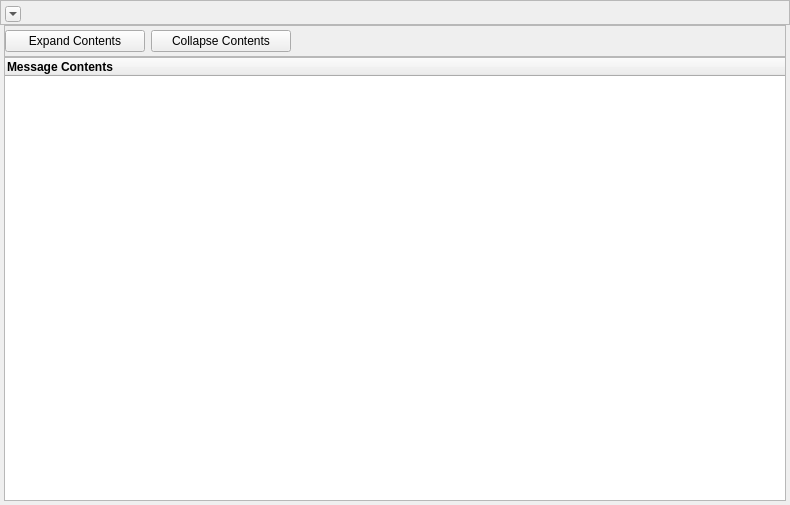
<?xml version="1.0" encoding="UTF-8"?>
<ui version="4.0">
 <class>IssueSummary</class>
 <widget class="QWidget" name="IssueSummary">
  <property name="geometry">
   <rect>
    <x>0</x>
    <y>0</y>
    <width>790</width>
    <height>505</height>
   </rect>
  </property>
  <property name="sizePolicy">
   <sizepolicy hsizetype="Preferred" vsizetype="Expanding">
    <horstretch>0</horstretch>
    <verstretch>0</verstretch>
   </sizepolicy>
  </property>
  <property name="minimumSize">
   <size>
    <width>450</width>
    <height>35</height>
   </size>
  </property>
  <property name="windowTitle">
   <string>Form</string>
  </property>
  <layout class="QGridLayout" name="gridLayout_5">
   <property name="leftMargin">
    <number>0</number>
   </property>
   <property name="topMargin">
    <number>0</number>
   </property>
   <property name="rightMargin">
    <number>0</number>
   </property>
   <property name="bottomMargin">
    <number>0</number>
   </property>
   <property name="spacing">
    <number>0</number>
   </property>
   <item row="0" column="0">
    <layout class="QVBoxLayout" name="verticalLayout_2">
     <property name="spacing">
      <number>0</number>
     </property>
     <item>
      <widget class="QFrame" name="frame_header">
       <property name="sizePolicy">
        <sizepolicy hsizetype="Minimum" vsizetype="Minimum">
         <horstretch>0</horstretch>
         <verstretch>0</verstretch>
        </sizepolicy>
       </property>
       <property name="minimumSize">
        <size>
         <width>0</width>
         <height>25</height>
        </size>
       </property>
       <property name="maximumSize">
        <size>
         <width>16777215</width>
         <height>25</height>
        </size>
       </property>
       <property name="frameShape">
        <enum>QFrame::StyledPanel</enum>
       </property>
       <property name="frameShadow">
        <enum>QFrame::Raised</enum>
       </property>
       <layout class="QGridLayout" name="gridLayout_2">
        <property name="leftMargin">
         <number>4</number>
        </property>
        <property name="topMargin">
         <number>4</number>
        </property>
        <property name="rightMargin">
         <number>4</number>
        </property>
        <property name="bottomMargin">
         <number>0</number>
        </property>
        <property name="spacing">
         <number>0</number>
        </property>
        <item row="0" column="0">
         <layout class="QHBoxLayout" name="horizontalLayout">
          <property name="spacing">
           <number>0</number>
          </property>
          <property name="leftMargin">
           <number>0</number>
          </property>
          <item>
           <widget class="QToolButton" name="button_expandWidget">
            <property name="minimumSize">
             <size>
              <width>16</width>
              <height>16</height>
             </size>
            </property>
            <property name="maximumSize">
             <size>
              <width>16</width>
              <height>16</height>
             </size>
            </property>
            <property name="text">
             <string>+</string>
            </property>
            <property name="arrowType">
             <enum>Qt::DownArrow</enum>
            </property>
           </widget>
          </item>
          <item>
           <spacer name="horizontalSpacer_2">
            <property name="orientation">
             <enum>Qt::Horizontal</enum>
            </property>
            <property name="sizeType">
             <enum>QSizePolicy::Fixed</enum>
            </property>
            <property name="sizeHint" stdset="0">
             <size>
              <width>84</width>
              <height>20</height>
             </size>
            </property>
           </spacer>
          </item>
          <item>
           <widget class="QLabel" name="topicLabel">
            <property name="sizePolicy">
             <sizepolicy hsizetype="MinimumExpanding" vsizetype="Preferred">
              <horstretch>0</horstretch>
              <verstretch>0</verstretch>
             </sizepolicy>
            </property>
            <property name="text">
             <string>&lt;Detailed Topic Name&gt;</string>
            </property>
            <property name="alignment">
             <set>Qt::AlignLeading|Qt::AlignLeft|Qt::AlignVCenter</set>
            </property>
           </widget>
          </item>
          <item>
           <spacer name="horizontalSpacer_3">
            <property name="orientation">
             <enum>Qt::Horizontal</enum>
            </property>
            <property name="sizeHint" stdset="0">
             <size>
              <width>40</width>
              <height>20</height>
             </size>
            </property>
           </spacer>
          </item>
          <item>
           <widget class="QLabel" name="arrivalLabel">
            <property name="text">
             <string>&lt;Delivery time&gt;</string>
            </property>
            <property name="alignment">
             <set>Qt::AlignCenter</set>
            </property>
            <property name="indent">
             <number>-1</number>
            </property>
           </widget>
          </item>
          <item>
           <spacer name="horizontalSpacer_4">
            <property name="orientation">
             <enum>Qt::Horizontal</enum>
            </property>
            <property name="sizeType">
             <enum>QSizePolicy::Fixed</enum>
            </property>
            <property name="sizeHint" stdset="0">
             <size>
              <width>10</width>
              <height>20</height>
             </size>
            </property>
           </spacer>
          </item>
         </layout>
        </item>
       </layout>
      </widget>
     </item>
     <item>
      <widget class="QFrame" name="frame_contents">
       <property name="frameShape">
        <enum>QFrame::NoFrame</enum>
       </property>
       <property name="frameShadow">
        <enum>QFrame::Plain</enum>
       </property>
       <layout class="QGridLayout" name="gridLayout_4">
        <property name="leftMargin">
         <number>4</number>
        </property>
        <property name="topMargin">
         <number>0</number>
        </property>
        <property name="rightMargin">
         <number>4</number>
        </property>
        <property name="bottomMargin">
         <number>4</number>
        </property>
        <property name="spacing">
         <number>0</number>
        </property>
        <item row="0" column="0">
         <layout class="QVBoxLayout" name="verticalLayout">
          <property name="spacing">
           <number>0</number>
          </property>
          <property name="leftMargin">
           <number>0</number>
          </property>
          <property name="topMargin">
           <number>0</number>
          </property>
          <property name="rightMargin">
           <number>0</number>
          </property>
          <property name="bottomMargin">
           <number>0</number>
          </property>
          <item>
           <widget class="QFrame" name="frame_buttons">
            <property name="frameShape">
             <enum>QFrame::StyledPanel</enum>
            </property>
            <property name="frameShadow">
             <enum>QFrame::Raised</enum>
            </property>
            <layout class="QGridLayout" name="gridLayout_3">
             <property name="leftMargin">
              <number>0</number>
             </property>
             <property name="topMargin">
              <number>0</number>
             </property>
             <property name="rightMargin">
              <number>0</number>
             </property>
             <property name="bottomMargin">
              <number>0</number>
             </property>
             <property name="spacing">
              <number>0</number>
             </property>
             <item row="0" column="0">
              <layout class="QHBoxLayout" name="layout_treeControlButtons">
               <property name="spacing">
                <number>6</number>
               </property>
               <property name="leftMargin">
                <number>0</number>
               </property>
               <property name="topMargin">
                <number>4</number>
               </property>
               <property name="bottomMargin">
                <number>4</number>
               </property>
               <item>
                <widget class="QPushButton" name="button_expandTree">
                 <property name="minimumSize">
                  <size>
                   <width>140</width>
                   <height>22</height>
                  </size>
                 </property>
                 <property name="maximumSize">
                  <size>
                   <width>140</width>
                   <height>22</height>
                  </size>
                 </property>
                 <property name="text">
                  <string>Expand Contents</string>
                 </property>
                </widget>
               </item>
               <item>
                <widget class="QPushButton" name="button_collapseTree">
                 <property name="minimumSize">
                  <size>
                   <width>140</width>
                   <height>22</height>
                  </size>
                 </property>
                 <property name="maximumSize">
                  <size>
                   <width>140</width>
                   <height>22</height>
                  </size>
                 </property>
                 <property name="text">
                  <string>Collapse Contents</string>
                 </property>
                </widget>
               </item>
               <item>
                <spacer name="horizontalSpacer">
                 <property name="orientation">
                  <enum>Qt::Horizontal</enum>
                 </property>
                 <property name="sizeHint" stdset="0">
                  <size>
                   <width>40</width>
                   <height>20</height>
                  </size>
                 </property>
                </spacer>
               </item>
              </layout>
             </item>
            </layout>
           </widget>
          </item>
          <item>
           <widget class="QScrollArea" name="scrollArea">
            <property name="frameShape">
             <enum>QFrame::NoFrame</enum>
            </property>
            <property name="frameShadow">
             <enum>QFrame::Plain</enum>
            </property>
            <property name="widgetResizable">
             <bool>true</bool>
            </property>
            <widget class="QWidget" name="scrollAreaWidgetContents">
             <property name="geometry">
              <rect>
               <x>0</x>
               <y>0</y>
               <width>778</width>
               <height>440</height>
              </rect>
             </property>
             <layout class="QGridLayout" name="gridLayout">
              <property name="leftMargin">
               <number>0</number>
              </property>
              <property name="topMargin">
               <number>0</number>
              </property>
              <property name="rightMargin">
               <number>0</number>
              </property>
              <property name="bottomMargin">
               <number>0</number>
              </property>
              <property name="spacing">
               <number>0</number>
              </property>
              <item row="0" column="0">
               <widget class="QTreeWidget" name="treeWidget">
                <property name="sizePolicy">
                 <sizepolicy hsizetype="Preferred" vsizetype="Expanding">
                  <horstretch>0</horstretch>
                  <verstretch>0</verstretch>
                 </sizepolicy>
                </property>
                <property name="styleSheet">
                 <string notr="true"/>
                </property>
                <property name="sizeAdjustPolicy">
                 <enum>QAbstractScrollArea::AdjustToContents</enum>
                </property>
                <property name="editTriggers">
                 <set>QAbstractItemView::NoEditTriggers</set>
                </property>
                <property name="selectionMode">
                 <enum>QAbstractItemView::ContiguousSelection</enum>
                </property>
                <property name="selectionBehavior">
                 <enum>QAbstractItemView::SelectItems</enum>
                </property>
                <property name="animated">
                 <bool>false</bool>
                </property>
                <attribute name="headerDefaultSectionSize">
                 <number>200</number>
                </attribute>
                <attribute name="headerMinimumSectionSize">
                 <number>50</number>
                </attribute>
                <column>
                 <property name="text">
                  <string>Message Contents</string>
                 </property>
                 <property name="font">
                  <font>
                   <pointsize>9</pointsize>
                   <weight>75</weight>
                   <bold>true</bold>
                  </font>
                 </property>
                 <property name="textAlignment">
                  <set>AlignLeading|AlignVCenter</set>
                 </property>
                </column>
               </widget>
              </item>
             </layout>
            </widget>
           </widget>
          </item>
         </layout>
        </item>
       </layout>
      </widget>
     </item>
    </layout>
   </item>
  </layout>
 </widget>
 <resources/>
 <connections/>
</ui>
